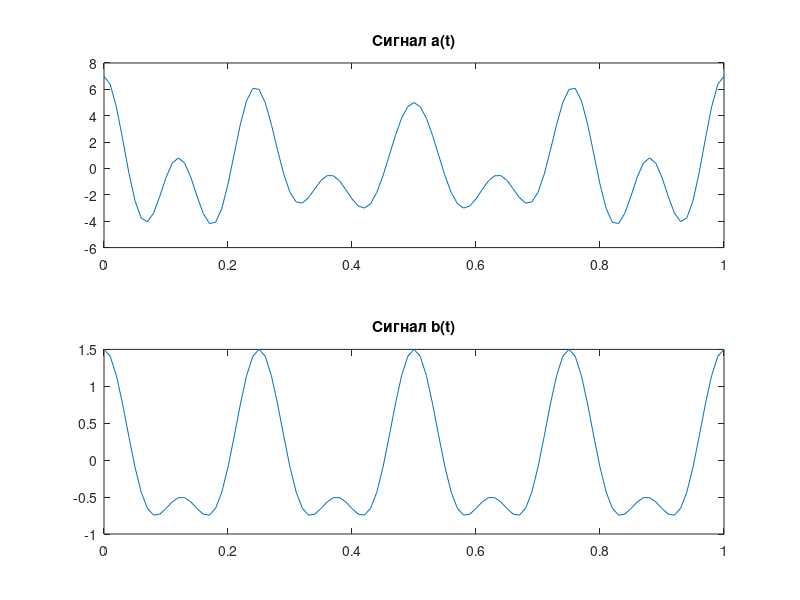
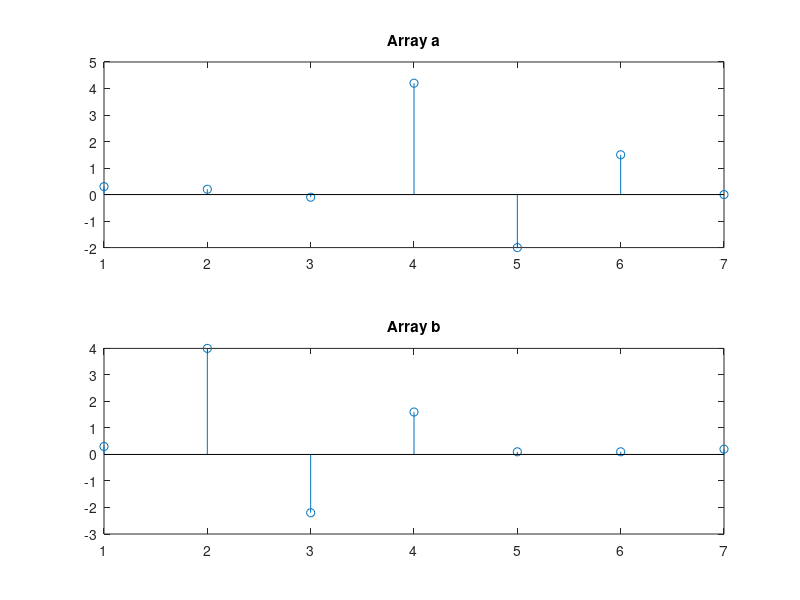
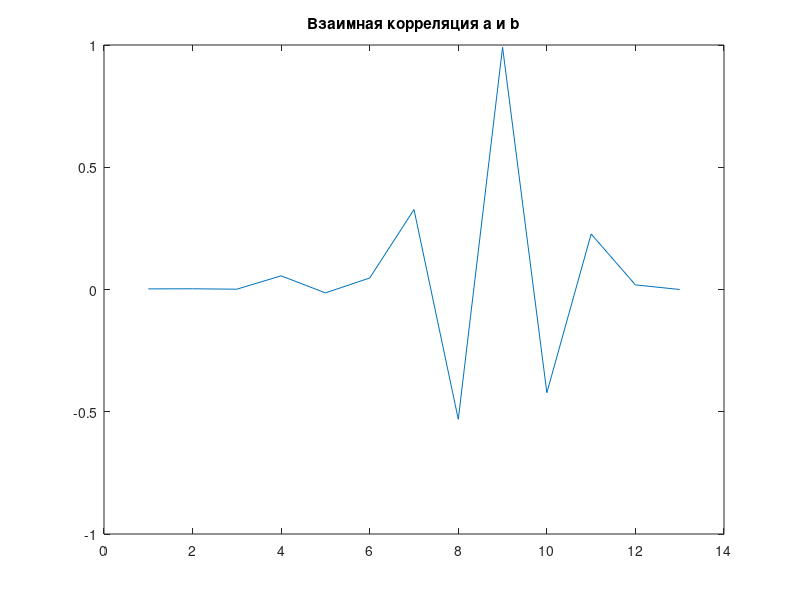
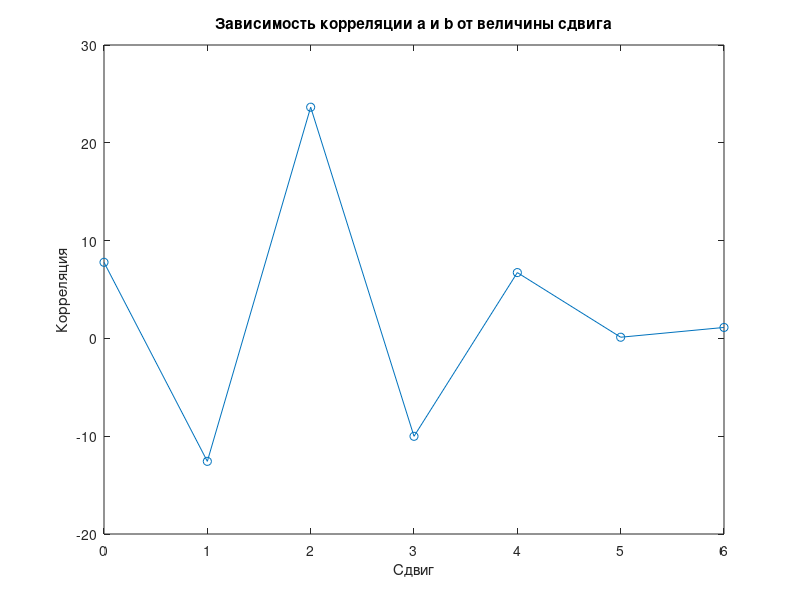

The MATLAB script that drew these images, in order:
clear; 

f1 = 4;
f2 = 8;
f3 = 9;

t = 0:0.01:1;

s1 = cos(2*pi*f1*t);
s2 = cos(2*pi*f2*t);
s3 = cos(2*pi*f3*t);

a = 3*s1 + 3*s2 + s3;
b = s1 + 0.5 * s2;

figure;
subplot(2,1,1);
plot(t, a);
title('Сигнал a(t)');
subplot(2,1,2);
plot(t, b);
title('Сигнал b(t)');

corr_ab = sum(a .* b);
norm_corr_ab = sum(a .* b) / (sqrt(sum(a.^2)) * sqrt(sum(b.^2)));

disp(['Корреляция между сигналами a(t) и b(t): ', num2str(corr_ab)]);
disp(['Нормализованная корреляция между сигналами a(t) и b(t): ', num2str(norm_corr_ab)]);

t = 0:0.01:1;

a = [0.3 0.2 -0.1 4.2 -2 1.5 0];
b = [0.3 4 -2.2 1.6 0.1 0.1 0.2];

figure;
subplot(2,1,1);
stem(a, '-o');
title('Array a');

subplot(2,1,2);
stem(b, '-o');
title('Array b');

% Вычисляем взаимную корреляцию
corr_ab = xcorr(a, b);

N = length(a);

norm_factor_ab = sqrt(sum(a.^2) * sum(b.^2));

norm_corr_ab = corr_ab / norm_factor_ab;

%norm_corr_ab = (norm_corr_ab - min(norm_corr_ab)) / (max(norm_corr_ab) - min(norm_corr_ab)) * 2 - 1;

figure;
plot(norm_corr_ab);
title('Взаимная корреляция a и b');

n = length(a);
corr_vals_ab = zeros(1, n);

for i = 0:n-1
    b_shifted = circshift(b, i);
    
    corr_vals_ab(i+1) = sum(a .* b_shifted);
end

% Визуализация корреляции для a и b
figure;
plot(0:n-1, corr_vals_ab, '-o');
title('Зависимость корреляции a и b от величины сдвига');
xlabel('Сдвиг');
ylabel('Корреляция');

[max_corr_ab, max_shift_ab] = max(corr_vals_ab);
disp(['Максимальная корреляция между a и b: ', num2str(max_corr_ab)]);
disp(['Сдвиг, при котором достигается максимальная корреляция для a и b: ', num2str(max_shift_ab-1)]);

figure;
subplot(2,1,1);
plot(a, '-o');
title('Сигнал a');

subplot(2,1,2);
plot(norm_corr_ab, '-o');
title('Сигнал b, сдвинутый на величину максимальной корреляции с a');
